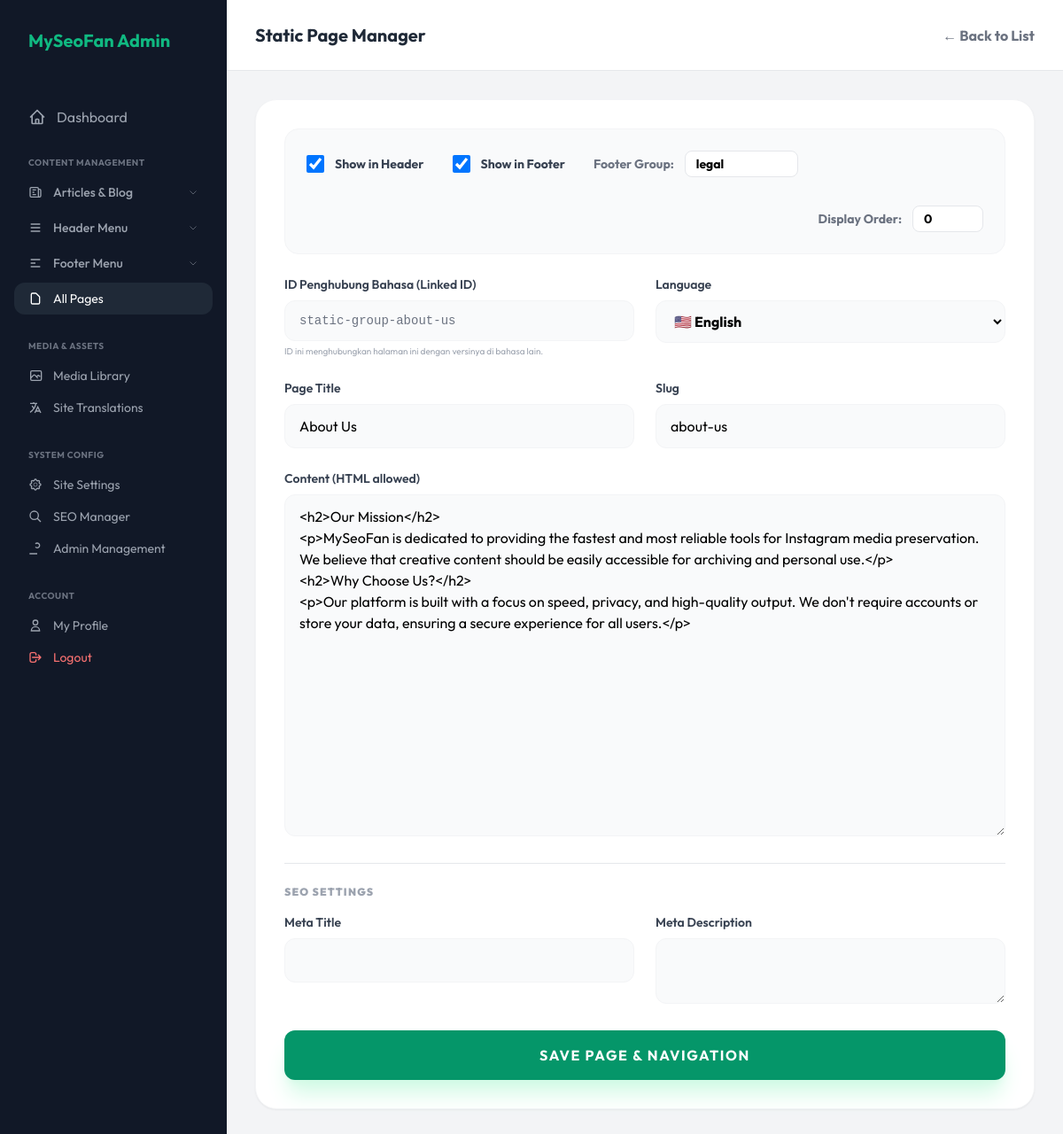
The page /admin/pages.php?action=edit&id=2 (signed in) on the database as committed earlier.
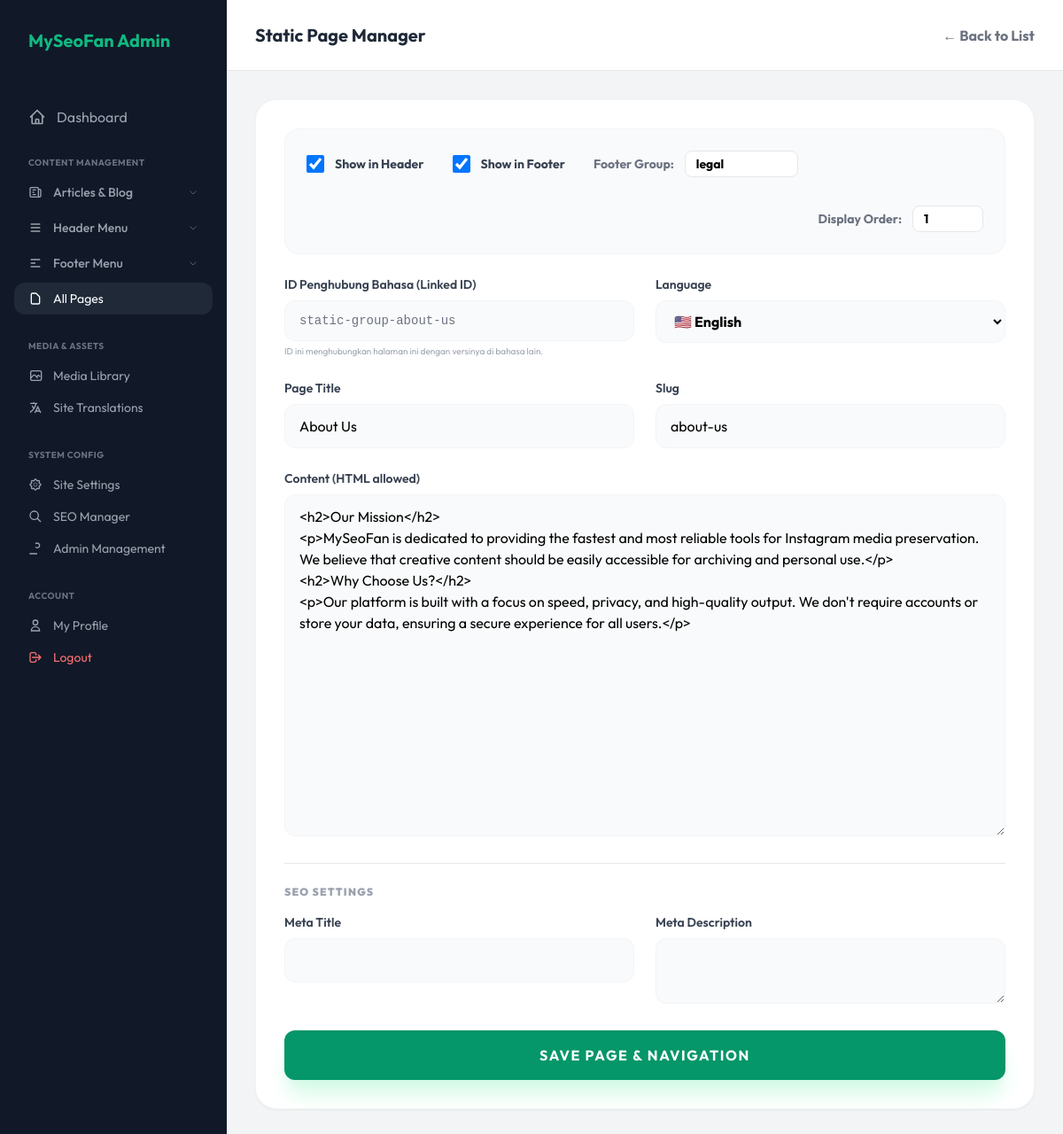
The same page on the database as committed later.
### tables this page shows
CREATE TABLE pages (id INTEGER PRIMARY KEY AUTOINCREMENT, title TEXT, slug TEXT UNIQUE, content TEXT, lang_code TEXT DEFAULT 'en', meta_title TEXT, meta_description TEXT, translation_group TEXT, show_in_header INTEGER DEFAULT 0, show_in_footer INTEGER DEFAULT 0, menu_order INTEGER DEFAULT 0, footer_section TEXT DEFAULT 'legal');

### admin/pages.php (the view, shortened to what the changed rows need)
<?php
require_once '../includes/db.php';
$action = $_GET['action'] ?? 'list';
$id = $_GET['id'] ?? null;
$menu_type = $_GET['menu_type'] ?? null;
$available_langs = [
    'en' => '🇺🇸 English',
    'id' => '🇮🇩 Indonesia',
    'es' => '🇪🇸 Español',
    'fr' => '🇫🇷 Français',
    'de' => '🇩🇪 DE',
    'ja' => '🇯🇵 日本語'
];
if (isset($_GET['filter_lang'])) {
    $_curr_lang = $_GET['filter_lang'];
} elseif (isset($_GET['lang_code'])) {
    $_curr_lang = $_GET['lang_code'];
} elseif (isset($_SESSION['last_page_lang'])) {
    $_curr_lang = $_SESSION['last_page_lang'];
} else {
    $_curr_lang = 'en';
}
$pages = [];
$cu_p = null;
if ($action === 'list') {
    try {
        if ($menu_type === 'header') {
            $stmt = $pdo->prepare("SELECT * FROM pages WHERE lang_code = ? AND show_in_header = 1 ORDER BY menu_order ASC, id ASC");
        } elseif ($menu_type === 'footer') {
            $stmt = $pdo->prepare("SELECT * FROM pages WHERE lang_code = ? AND show_in_footer = 1 ORDER BY menu_order ASC, id ASC");
        } else {
            $stmt = $pdo->prepare("SELECT * FROM pages WHERE lang_code = ? ORDER BY menu_order ASC, id ASC");
        }
        $stmt->execute([$_curr_lang]);
        $pages = $stmt->fetchAll();
    } catch (\Exception $e) {
        $error = "Query Error: " . $e->getMessage();
    }
} elseif (($action === 'edit' || $action === 'add') && $id) {
    $stmt = $pdo->prepare("SELECT * FROM pages WHERE id=?");
    $stmt->execute([$id]);
    $cu_p = $stmt->fetch();
}
?>
<!DOCTYPE html>
<html lang="en">
<head>
    <script src="https://cdn.tailwindcss.com"></script>
</head>
<body class="flex">
    <?php include 'includes/sidebar.php'; ?>
    <main class="flex-1 min-h-screen">
        <div class="p-8">
            <?php if ($action === 'list'): ?>
                <div class="flex flex-wrap gap-2 mb-8 bg-white p-2 rounded-2xl shadow-sm border border-gray-100">
                    <?php foreach ($available_langs as $code => $label): ?>
                        <a href="?action=list&filter_lang=<?php echo $code; ?><?php echo $menu_type ? '&menu_type='.$menu_type : ''; ?>"
                            class="px-6 py-3 rounded-xl font-bold transition-all flex items-center gap-2 <?php echo $_curr_lang === $code ? 'bg-emerald-600 text-white shadow-lg shadow-emerald-200' : 'text-gray-500 hover:bg-gray-50'; ?>">
                            <?php echo $label; ?>
                        </a>
                    <?php endforeach; ?>
                </div>
                <div class="bg-white rounded-3xl shadow-sm border border-gray-100 overflow-hidden">
                    <table class="w-full text-left">
                        <thead class="bg-gray-50 border-b text-center">
                            <tr>
                                <th class="w-16 py-4"></th>
                                <th class="px-8 py-4 text-xs font-black text-gray-400 uppercase tracking-widest text-left">
                                    Page Title</th>
                                <th class="px-8 py-4 text-xs font-black text-gray-400 uppercase tracking-widest text-left">
                                    Visibility</th>
                                <th class="px-8 py-4 text-xs font-black text-gray-400 uppercase tracking-widest text-right">
                                    Actions</th>
                            </tr>
                        </thead>
                        <tbody class="divide-y divide-gray-50">
                            <?php if (empty($pages)): ?>
                                <tr>
                                    <td colspan="4" class="px-8 py-12 text-center">
                                        <div class="text-gray-400 font-medium mb-4">No pages found in
                                            <?php echo $available_langs[$_curr_lang] ?? $_curr_lang; ?>.
                                        </div>
                                        <div class="flex justify-center gap-4">
                                            <a href="?action=add&lang_code=<?php echo $_curr_lang; ?>"
                                                class="bg-emerald-50 text-emerald-600 px-4 py-2 rounded-lg font-bold hover:bg-emerald-100">Create
                                                the first page →</a>
                                        </div>
                                    </td>
                                </tr>
                            <?php endif; ?>
                            <?php foreach ($pages as $p): ?>
                                <tr data-id="<?php echo $p['id']; ?>" class="group hover:bg-gray-50/50 transition-colors">
                                    <td class="px-6 py-5 border-r border-gray-50">
                                        <div
                                            class="drag-handle flex items-center justify-center text-gray-300 hover:text-emerald-500 transition-colors">
                                            <svg class="w-6 h-6" fill="none" stroke="currentColor" viewBox="0 0 24 24">
                                                <path stroke-linecap="round" stroke-linejoin="round" stroke-width="2"
                                                    d="M4 8h16M4 16h16" />
                                            </svg>
                                        </div>
                                    </td>
                                    <td class="px-8 py-5">
                                        <div class="font-bold text-gray-800"><?php echo htmlspecialchars($p['title']); ?></div>
                                        <div class="text-[10px] text-gray-400 uppercase tracking-tighter">
                                            /page.php?slug=<?php echo htmlspecialchars($p['slug'] ?? ''); ?></div>
                                    </td>
                                    <td class="px-8 py-5">
                                        <div class="flex flex-wrap gap-2">
                                            <span
                                                class="px-2 py-1 text-[10px] font-black uppercase rounded <?php echo $p['show_in_header'] ? 'bg-emerald-100 text-emerald-600' : 'bg-gray-100 text-gray-400'; ?>">Header</span>
                                            <span
                                                class="px-2 py-1 text-[10px] font-black uppercase rounded <?php echo $p['show_in_footer'] ? 'bg-blue-100 text-blue-600' : 'bg-gray-100 text-gray-400'; ?>">Footer</span>
                                        </div>
                                    </td>
                                    <td class="px-8 py-5 text-right space-x-2 text-sm">
                                        <a href="?action=edit&id=<?php echo $p['id']; ?><?php echo $menu_type ? '&menu_type=' . $menu_type : ''; ?>"
                                            class="text-emerald-600 hover:text-emerald-800 font-bold">Edit</a>
                                        <a href="?action=delete&id=<?php echo $p['id']; ?><?php echo $menu_type ? '&menu_type=' . $menu_type : ''; ?>"
                                            onclick="return confirm('Delete this page permanently?')"
                                            class="text-red-400 hover:text-red-600 font-bold">Delete</a>
                                    </td>
                                </tr>
                            <?php endforeach; ?>
                        </tbody>
                    </table>
                </div>
            <?php else: ?>
                <div class="bg-white p-8 rounded-3xl shadow-sm border border-gray-100 max-w-4xl mx-auto">
                    <form
                        action="?action=<?php echo $action; ?><?php echo $id ? '&id=' . $id : ''; ?><?php echo $menu_type ? '&menu_type=' . $menu_type : ''; ?>"
                        method="POST" class="space-y-6">
                        <div class="grid md:grid-cols-2 gap-6">
                            <div
                                class="md:col-span-2 p-6 bg-gray-50 rounded-2xl border border-gray-100 flex flex-wrap items-center gap-8">
                                <label class="flex items-center gap-3 cursor-pointer group">
                                    <input type="checkbox" name="show_in_header" value="1" <?php echo ($cu_p['show_in_header'] ?? 0) ? 'checked' : ''; ?>
                                        class="w-5 h-5 rounded border-gray-300 text-emerald-600 focus:ring-emerald-500">
                                    <span
                                        class="text-sm font-bold text-gray-700 group-hover:text-emerald-600 transition-colors">Show
                                        in Header</span>
                                </label>
                                <label class="flex items-center gap-3 cursor-pointer group">
                                    <input type="checkbox" name="show_in_footer" value="1" <?php echo ($cu_p['show_in_footer'] ?? 0) ? 'checked' : ''; ?>
                                        class="w-5 h-5 rounded border-gray-300 text-emerald-600 focus:ring-emerald-500">
                                    <span
                                        class="text-sm font-bold text-gray-700 group-hover:text-emerald-600 transition-colors">Show
                                        in Footer</span>
                                </label>
                                <div class="flex items-center gap-3">
                                    <span class="text-sm font-bold text-gray-500">Footer Group:</span>
                                    <input type="text" name="footer_section"
                                        value="<?php echo htmlspecialchars($cu_p['footer_section'] ?? 'legal'); ?>"
                                        placeholder="e.g. navigation, legal"
                                        class="px-3 py-1 rounded-lg border border-gray-200 text-sm font-bold outline-none focus:border-emerald-500 w-32">
                                </div>
                                <div class="flex items-center gap-3 ml-auto relative group">
                                    <span class="text-sm font-bold text-gray-500">Display Order:</span>
                                    <input type="number" name="menu_order" value="<?php echo $cu_p['menu_order'] ?? 0; ?>"
                                        class="w-20 px-3 py-1 rounded-lg border border-gray-200 text-sm font-bold outline-none focus:border-emerald-500">
                                </div>
                            </div>
                            <div>
                                <label class="block text-sm font-semibold text-gray-700 mb-2">ID Penghubung Bahasa (Linked
                                    ID)</label>
                                <input type="text" name="translation_group"
                                    value="<?php echo htmlspecialchars($cu_p['translation_group'] ?? uniqid('group_', true)); ?>"
                                    class="w-full px-4 py-3 rounded-xl border border-gray-100 bg-gray-50 text-gray-500 text-sm outline-none font-mono">
                                <p class="text-[10px] text-gray-400 mt-1">ID ini menghubungkan halaman ini dengan versinya
                                    di bahasa lain.</p>
                            </div>
                            <div>
                                <label class="block text-sm font-semibold text-gray-700 mb-2">Language</label>
                                <select name="lang_code"
                                    class="w-full px-4 py-3 rounded-xl border border-gray-100 bg-gray-50 focus:bg-white outline-none font-bold">
                                    <?php foreach ($available_langs as $code => $label): ?>
                                        <option value="<?php echo $code; ?>" <?php echo (($cu_p['lang_code'] ?? ($_GET['lang_code'] ?? $_curr_lang)) == $code) ? 'selected' : ''; ?>>
                                            <?php echo $label; ?>
                                        </option>
                                    <?php endforeach; ?>
                                </select>
                            </div>
                            <div>
                                <label class="block text-sm font-semibold text-gray-700 mb-2">Page Title</label>
                                <input type="text" name="title"
                                    value="<?php echo htmlspecialchars($cu_p['title'] ?? ''); ?>" required
                                    class="w-full px-4 py-3 rounded-xl border border-gray-100 bg-gray-50 focus:bg-white outline-none">
                            </div>
                            <div>
                                <label class="block text-sm font-semibold text-gray-700 mb-2">Slug</label>
                                <input type="text" name="slug" value="<?php echo htmlspecialchars($cu_p['slug'] ?? ''); ?>"
                                    required
                                    class="w-full px-4 py-3 rounded-xl border border-gray-100 bg-gray-50 focus:bg-white outline-none">
                            </div>
                        </div>
                        <div>
                            <label class="block text-sm font-semibold text-gray-700 mb-2">Content (HTML allowed)</label>
                            <textarea name="content" rows="15"
                                class="w-full px-4 py-3 rounded-xl border border-gray-100 bg-gray-50 outline-none"><?php echo htmlspecialchars($cu_p['content'] ?? ''); ?></textarea>
                        </div>
                        <div class="border-t pt-6">
                            <h4 class="font-black text-gray-400 uppercase tracking-widest text-xs mb-4">SEO Settings</h4>
                            <div class="grid md:grid-cols-2 gap-6">
                                <div>
                                    <label class="block text-sm font-semibold text-gray-700 mb-2">Meta Title</label>
                                    <input type="text" name="meta_title"
                                        value="<?php echo htmlspecialchars($cu_p['meta_title'] ?? ''); ?>"
                                        class="w-full px-4 py-3 rounded-xl border border-gray-100 bg-gray-50 outline-none">
                                </div>
                                <div>
                                    <label class="block text-sm font-semibold text-gray-700 mb-2">Meta Description</label>
                                    <textarea name="meta_description" rows="2"
                                        class="w-full px-4 py-3 rounded-xl border border-gray-100 bg-gray-50 outline-none"><?php echo htmlspecialchars($cu_p['meta_description'] ?? ''); ?></textarea>
                                </div>
                            </div>
                        </div>
                        <button type="submit"
                            class="w-full bg-emerald-600 text-white py-4 rounded-xl font-bold hover:bg-emerald-700 shadow-xl shadow-emerald-100 transition-all uppercase tracking-widest">Save
                            Page & Navigation</button>
                    </form>
                </div>
            <?php endif; ?>
        </div>
    </main>
</body>
</html>

Rows that differ between the two databases and show on the page:
changed pages "legal": menu_order "0" → "1"
